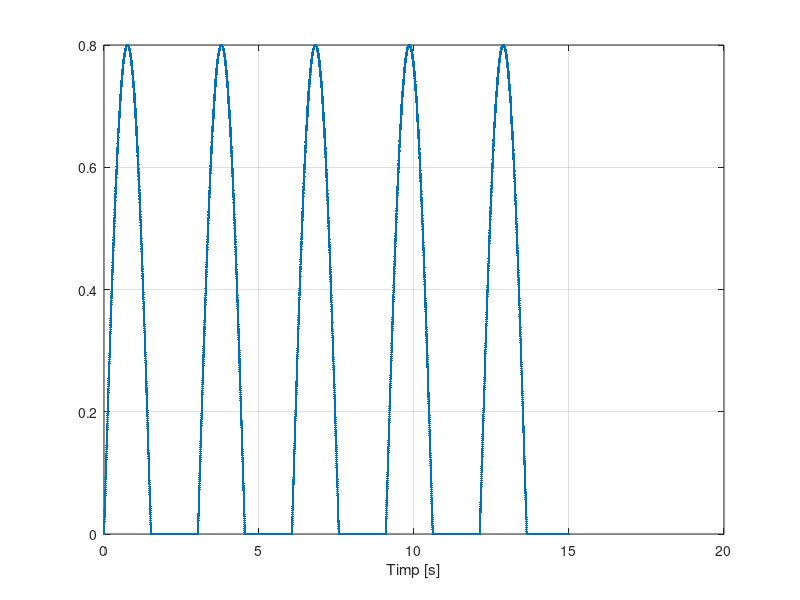

Write MATLAB code to recreate this figure.
F = 0.33;
amplitudine = 0.8;
max_t = 15;
rez_t = 0.002;

t = 0:rez_t:max_t;
s = amplitudine*sin(2*pi*F*t);

contor=1;
while contor <= max_t/rez_t + 1
    if s(contor) < 0
        s(contor) = 0;
    end
    
    contor=contor+1;
end

plot(t,s,'.-'),xlabel('Timp [s]'),grid